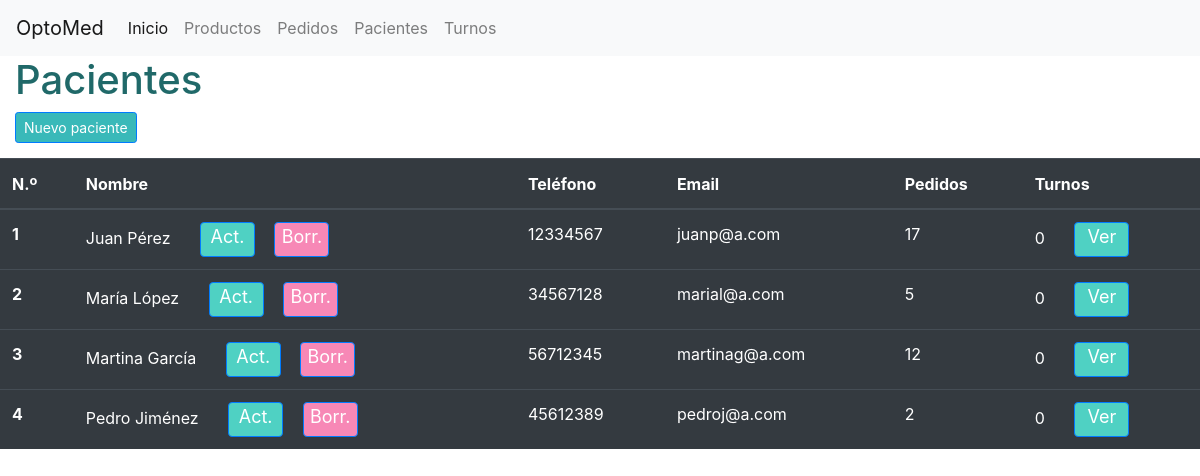
/pacientes/, run on an earlier commit of the app's database.
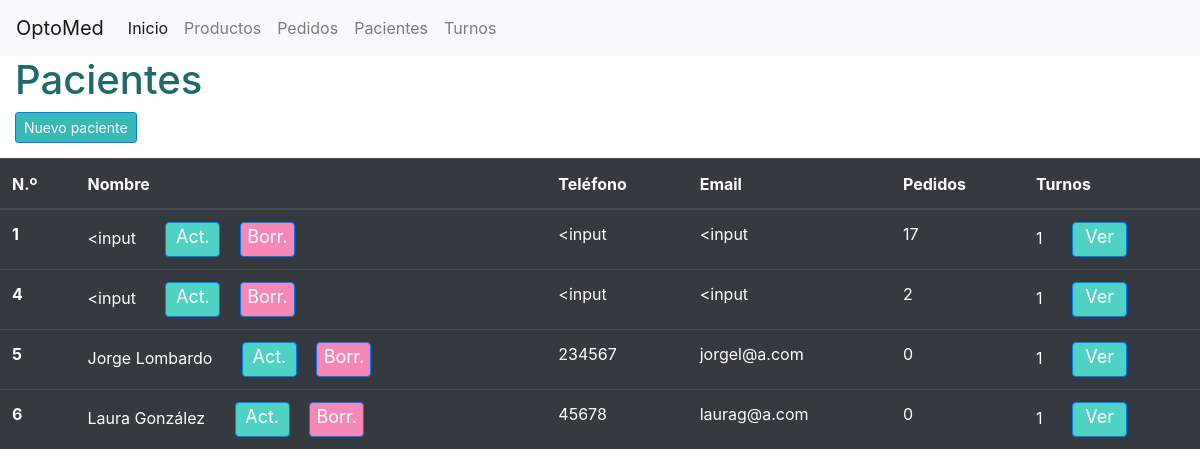
And on a later commit of the database.
### pacientes/models.py (models this page shows, shortened)
class Paciente(models.Model):
  nombre = models.CharField(max_length=200, null=True)
  teléfono = models.CharField(max_length=200, null=True)
  email = models.CharField(max_length=200, null=True)
  fecha_creación = models.DateTimeField(auto_now_add=True, null=True)
  historial = models.CharField(max_length=1500, null=True)

### pacientes/views.py (the view)
# urls.py: path("", views.index, name="index"),
def index(request):
  return render(request, "pacientes/index.html", context)

### pacientes/templates/pacientes/index.html (shortened to what this page needs)
{% extends "pacientes/layout.html" %}
{% block body %}
  <h1> Pacientes </h1>
  <a class="btn btn-primary btn-sm" style="background-color: #39b9b9; margin-left: 15px; margin-bottom: 15px;" href="{% url 'pacientes:nuevo_paciente' %}">Nuevo paciente</a>
<table class="table table-hover table-dark">
  <thead>
    <tr>
      <th scope="col">N.º</th>
      <th scope="col">Nombre</th>
      <th scope="col">Teléfono</th>
      <th scope="col">Email</th>
      <th scope="col">Pedidos</th>
      <th scope="col">Turnos</th>
    </tr>
  </thead>
  <tbody>
        {% for paciente in pacientes %}
          <tr>
          <th scope="row">{{ paciente.id}}</th>
					<td>{{ paciente.nombre }}
<a href="{% url 'pacientes:actualizar_paciente' paciente.pk %}" class="btn btn-primary" style="background-color: #4fd1c3; height: 35px; width: 55px; font-size: 18px; text-align: center; padding: 0; margin-left: 25px;">Act.</a>
<a href="{% url 'pacientes:borrar_paciente' paciente.pk %}" class="btn btn-primary" style="background-color: #f788b6; height: 35px; width: 55px; font-size: 18px; text-align: center; padding: 0; margin-left: 15px;">Borr.</a>
</td>
          <td>{{ paciente.teléfono }}</td>
          <td>{{ paciente.email }}</td>
          <td>
              {% with total=paciente.pedido_set.all.count %}
                {{ total }}
              {% endwith %}
          </td>
					<td>{% with total=paciente.turno_set.all.count %}
                {{ total }}
              {% endwith %}
        <a href="{% url 'turnos:turnos' %}" class="btn btn-primary" style="background-color: #4fd1c3; height: 35px; width: 55px; font-size: 18px; text-align: center; padding: 0; margin-left: 25px;">Ver</a>
          </tr>
        {% endfor %}
  </tbody>
</table>
	<br>
{% endblock %}

### pacientes/templates/pacientes/layout.html (shortened to what this page needs)
{% load static %}
<!DOCTYPE html>
<html lang="es">
<head>
  <link rel="stylesheet" href="{% static 'pacientes/styles.css' %}">
  <link rel="stylesheet" href="https://cdn.jsdelivr.net/npm/bootstrap@4.5.3/dist/css/bootstrap.min.css">
</head>
<body>
  <nav class="navbar navbar-expand-lg navbar-light bg-light">
  <a class="navbar-brand" href="#">OptoMed</a>
  <div class="collapse navbar-collapse" id="navbarNav">
    <ul class="navbar-nav">
      <li class="nav-item active">
        <a class="nav-link" href="{% url 'pedidos:inicio' %}">Inicio <span class="sr-only">(current)</span></a>
      <li class="nav-item">
        <a class="nav-link" href="{% url 'pedidos:productos' %}">Productos</a>
      </li>
      </li>
      <li class="nav-item">
        <a class="nav-link" href="{% url 'pedidos:pedidos' %}">Pedidos</a>
      </li>
      <li class="nav-item">
        <a class="nav-link" href="{% url 'pacientes:index' %}">Pacientes</a>
      </li>
      <li class="nav-item">
        <a class="nav-link" href="{% url 'turnos:turnos' %}">Turnos</a>
      </li>
    </ul>
  </div>
</nav>
  {% block body %}
  {% endblock %}
</body>
</html>

### pacientes/static/pacientes/styles.css (style rules this page uses)
body { margin: 0; padding: 0; }
h1 { color: rgb(32, 105, 105); margin: 25px 15px; }
tr { height: 50px; }
.btn-primary { background-color: rgb(32, 105, 105); }

What changed in the data, as far as the page shows it:
removed Paciente: id "2", nombre "María López", teléfono "34567128", email "marial@a.com", pedido_set.all.count "5", turno_set.all.count "0"
removed Paciente: id "3", nombre "Martina García", teléfono "56712345", email "martinag@a.com", pedido_set.all.count "12", turno_set.all.count "0"
changed Paciente id 1: nombre "Juan Pérez" → "<input"; teléfono "12334567" → "<input"; email "juanp@a.com" → "<input"; turno_set.all.count "0" → "1"
changed Paciente id 4: nombre "Pedro Jiménez" → "<input"; teléfono "45612389" → "<input"; email "pedroj@a.com" → "<input"; turno_set.all.count "0" → "1"
added Paciente: id "5", nombre "Jorge Lombardo", teléfono "234567", email "jorgel@a.com", pedido_set.all.count "0", turno_set.all.count "1"
added Paciente: id "6", nombre "Laura González", teléfono "45678", email "laurag@a.com", pedido_set.all.count "0", turno_set.all.count "1"
